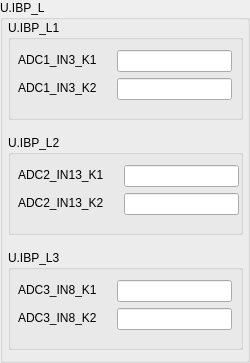
           <widget class="QGroupBox" name="groupBox_63">
            <property name="minimumSize">
             <size>
              <width>250</width>
              <height>250</height>
             </size>
            </property>
            <property name="maximumSize">
             <size>
              <width>250</width>
              <height>400</height>
             </size>
            </property>
            <property name="title">
             <string>U.IBP_L</string>
            </property>
            <layout class="QVBoxLayout" name="verticalLayout_25">
             <property name="spacing">
              <number>15</number>
             </property>
             <property name="leftMargin">
              <number>5</number>
             </property>
             <property name="topMargin">
              <number>0</number>
             </property>
             <property name="rightMargin">
              <number>11</number>
             </property>
             <property name="bottomMargin">
              <number>10</number>
             </property>
             <item>
              <widget class="QGroupBox" name="groupBox_64">
               <property name="minimumSize">
                <size>
                 <width>235</width>
                 <height>100</height>
                </size>
               </property>
               <property name="maximumSize">
                <size>
                 <width>235</width>
                 <height>100</height>
                </size>
               </property>
               <property name="title">
                <string>U.IBP_L1</string>
               </property>
               <widget class="QWidget" name="layoutWidget_44">
                <property name="geometry">
                 <rect>
                  <x>0</x>
                  <y>30</y>
                  <width>231</width>
                  <height>65</height>
                 </rect>
                </property>
                <layout class="QFormLayout" name="formLayout_50">
                 <property name="horizontalSpacing">
                  <number>20</number>
                 </property>
                 <property name="leftMargin">
                  <number>10</number>
                 </property>
                 <property name="topMargin">
                  <number>0</number>
                 </property>
                 <item row="0" column="0">
                  <widget class="QLabel" name="label_123">
                   <property name="maximumSize">
                    <size>
                     <width>90</width>
                     <height>20</height>
                    </size>
                   </property>
                   <property name="text">
                    <string>ADC1_IN3_K1</string>
                   </property>
                  </widget>
                 </item>
                 <item row="0" column="1">
                  <widget class="QLineEdit" name="lineEdit_85">
                   <property name="maximumSize">
                    <size>
                     <width>115</width>
                     <height>30</height>
                    </size>
                   </property>
                  </widget>
                 </item>
                 <item row="1" column="0">
                  <widget class="QLabel" name="label_124">
                   <property name="maximumSize">
                    <size>
                     <width>90</width>
                     <height>20</height>
                    </size>
                   </property>
                   <property name="text">
                    <string>ADC1_IN3_K2</string>
                   </property>
                  </widget>
                 </item>
                 <item row="1" column="1">
                  <widget class="QLineEdit" name="lineEdit_86">
                   <property name="maximumSize">
                    <size>
                     <width>115</width>
                     <height>30</height>
                    </size>
                   </property>
                  </widget>
                 </item>
                </layout>
               </widget>
              </widget>
             </item>
             <item>
              <widget class="QGroupBox" name="groupBox_65">
               <property name="minimumSize">
                <size>
                 <width>235</width>
                 <height>100</height>
                </size>
               </property>
               <property name="maximumSize">
                <size>
                 <width>235</width>
                 <height>100</height>
                </size>
               </property>
               <property name="title">
                <string>U.IBP_L2</string>
               </property>
               <widget class="QWidget" name="layoutWidget_45">
                <property name="geometry">
                 <rect>
                  <x>0</x>
                  <y>30</y>
                  <width>231</width>
                  <height>115</height>
                 </rect>
                </property>
                <layout class="QFormLayout" name="formLayout_51">
                 <property name="horizontalSpacing">
                  <number>20</number>
                 </property>
                 <property name="leftMargin">
                  <number>10</number>
                 </property>
                 <property name="topMargin">
                  <number>0</number>
                 </property>
                 <item row="0" column="0">
                  <widget class="QLabel" name="label_125">
                   <property name="maximumSize">
                    <size>
                     <width>90</width>
                     <height>20</height>
                    </size>
                   </property>
                   <property name="text">
                    <string>ADC2_IN13_K1</string>
                   </property>
                  </widget>
                 </item>
                 <item row="0" column="1">
                  <widget class="QLineEdit" name="lineEdit_87">
                   <property name="maximumSize">
                    <size>
                     <width>115</width>
                     <height>30</height>
                    </size>
                   </property>
                  </widget>
                 </item>
                 <item row="1" column="0">
                  <widget class="QLabel" name="label_126">
                   <property name="maximumSize">
                    <size>
                     <width>90</width>
                     <height>20</height>
                    </size>
                   </property>
                   <property name="text">
                    <string>ADC2_IN13_K2</string>
                   </property>
                  </widget>
                 </item>
                 <item row="1" column="1">
                  <widget class="QLineEdit" name="lineEdit_88">
                   <property name="maximumSize">
                    <size>
                     <width>115</width>
                     <height>30</height>
                    </size>
                   </property>
                  </widget>
                 </item>
                </layout>
               </widget>
              </widget>
             </item>
             <item>
              <widget class="QGroupBox" name="groupBox_66">
               <property name="minimumSize">
                <size>
                 <width>235</width>
                 <height>100</height>
                </size>
               </property>
               <property name="maximumSize">
                <size>
                 <width>235</width>
                 <height>100</height>
                </size>
               </property>
               <property name="title">
                <string>U.IBP_L3</string>
               </property>
               <widget class="QWidget" name="layoutWidget_46">
                <property name="geometry">
                 <rect>
                  <x>0</x>
                  <y>30</y>
                  <width>231</width>
                  <height>65</height>
                 </rect>
                </property>
                <layout class="QFormLayout" name="formLayout_52">
                 <property name="horizontalSpacing">
                  <number>20</number>
                 </property>
                 <property name="leftMargin">
                  <number>10</number>
                 </property>
                 <property name="topMargin">
                  <number>0</number>
                 </property>
                 <item row="0" column="0">
                  <widget class="QLabel" name="label_127">
                   <property name="maximumSize">
                    <size>
                     <width>90</width>
                     <height>20</height>
                    </size>
                   </property>
                   <property name="text">
                    <string>ADC3_IN8_K1</string>
                   </property>
                  </widget>
                 </item>
                 <item row="0" column="1">
                  <widget class="QLineEdit" name="lineEdit_89">
                   <property name="maximumSize">
                    <size>
                     <width>115</width>
                     <height>30</height>
                    </size>
                   </property>
                  </widget>
                 </item>
                 <item row="1" column="0">
                  <widget class="QLabel" name="label_128">
                   <property name="maximumSize">
                    <size>
                     <width>90</width>
                     <height>20</height>
                    </size>
                   </property>
                   <property name="text">
                    <string>ADC3_IN8_K2</string>
                   </property>
                  </widget>
                 </item>
                 <item row="1" column="1">
                  <widget class="QLineEdit" name="lineEdit_90">
                   <property name="maximumSize">
                    <size>
                     <width>115</width>
                     <height>30</height>
                    </size>
                   </property>
                  </widget>
                 </item>
                </layout>
               </widget>
              </widget>
             </item>
            </layout>
           </widget>
